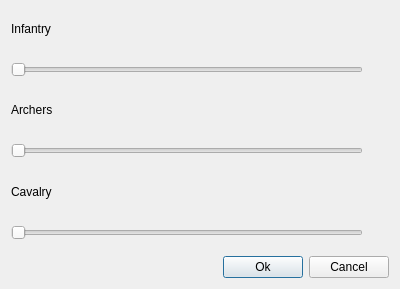
<?xml version="1.0" encoding="UTF-8"?>
<ui version="4.0">
 <class>InputArmyDialog</class>
 <widget class="QDialog" name="InputArmyDialog">
  <property name="geometry">
   <rect>
    <x>0</x>
    <y>0</y>
    <width>400</width>
    <height>289</height>
   </rect>
  </property>
  <property name="windowTitle">
   <string>Dialog</string>
  </property>
  <layout class="QGridLayout" name="gridLayout">
   <item row="0" column="0" colspan="3">
    <layout class="QVBoxLayout" name="verticalLayout">
     <item>
      <widget class="QLabel" name="label">
       <property name="text">
        <string>Infantry</string>
       </property>
      </widget>
     </item>
     <item>
      <layout class="QHBoxLayout" name="horizontalLayout">
       <item>
        <widget class="QSlider" name="hsInfantry">
         <property name="orientation">
          <enum>Qt::Horizontal</enum>
         </property>
        </widget>
       </item>
       <item>
        <widget class="QLabel" name="lInfantry">
         <property name="minimumSize">
          <size>
           <width>20</width>
           <height>0</height>
          </size>
         </property>
         <property name="text">
          <string/>
         </property>
        </widget>
       </item>
      </layout>
     </item>
     <item>
      <widget class="QLabel" name="label_2">
       <property name="text">
        <string>Archers</string>
       </property>
      </widget>
     </item>
     <item>
      <layout class="QHBoxLayout" name="horizontalLayout_2">
       <item>
        <widget class="QSlider" name="hsArchers">
         <property name="orientation">
          <enum>Qt::Horizontal</enum>
         </property>
        </widget>
       </item>
       <item>
        <widget class="QLabel" name="lArchers">
         <property name="minimumSize">
          <size>
           <width>20</width>
           <height>0</height>
          </size>
         </property>
         <property name="text">
          <string/>
         </property>
        </widget>
       </item>
      </layout>
     </item>
     <item>
      <widget class="QLabel" name="label_3">
       <property name="text">
        <string>Cavalry</string>
       </property>
      </widget>
     </item>
     <item>
      <layout class="QHBoxLayout" name="horizontalLayout_3">
       <item>
        <widget class="QSlider" name="hsCavalry">
         <property name="orientation">
          <enum>Qt::Horizontal</enum>
         </property>
        </widget>
       </item>
       <item>
        <widget class="QLabel" name="lCavalry">
         <property name="minimumSize">
          <size>
           <width>20</width>
           <height>0</height>
          </size>
         </property>
         <property name="text">
          <string/>
         </property>
        </widget>
       </item>
      </layout>
     </item>
    </layout>
   </item>
   <item row="1" column="0">
    <spacer name="horizontalSpacer">
     <property name="orientation">
      <enum>Qt::Horizontal</enum>
     </property>
     <property name="sizeHint" stdset="0">
      <size>
       <width>207</width>
       <height>20</height>
      </size>
     </property>
    </spacer>
   </item>
   <item row="1" column="1">
    <widget class="QPushButton" name="pbOk">
     <property name="text">
      <string>Ok</string>
     </property>
    </widget>
   </item>
   <item row="1" column="2">
    <widget class="QPushButton" name="pbCancel">
     <property name="text">
      <string>Cancel</string>
     </property>
    </widget>
   </item>
  </layout>
 </widget>
 <resources/>
 <connections/>
</ui>
